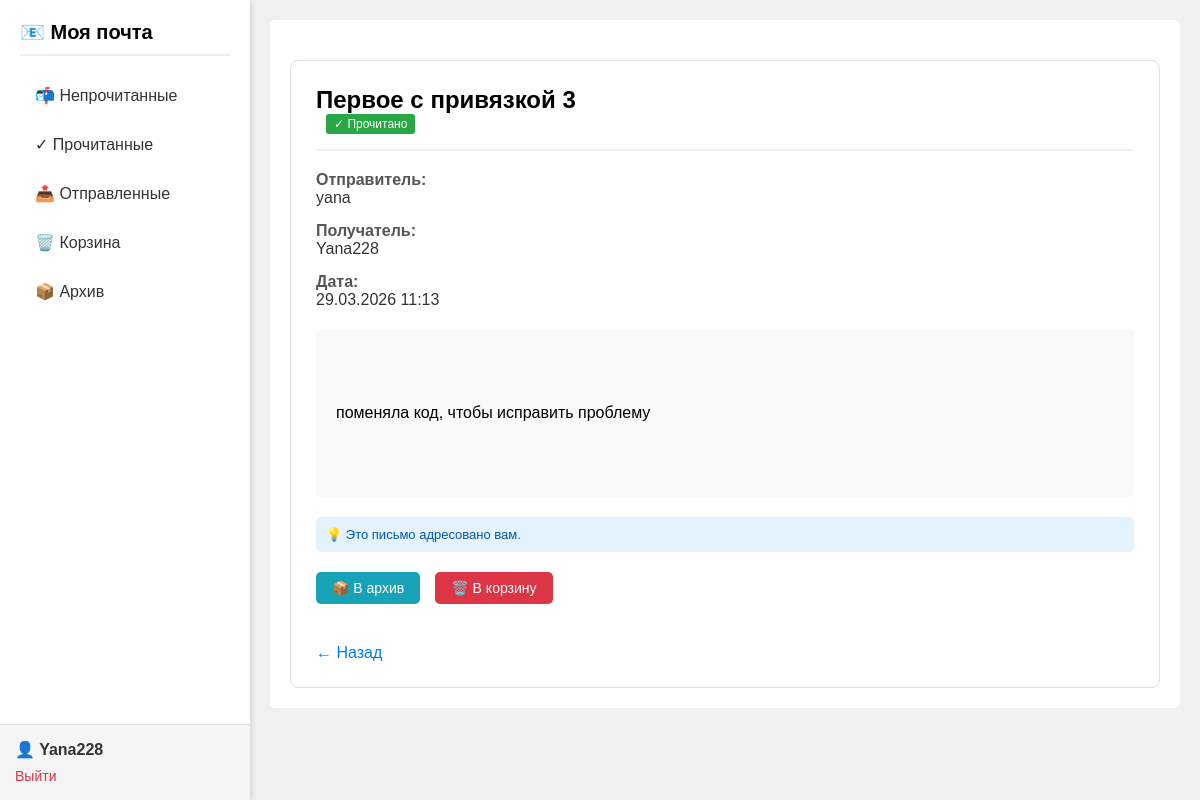
Screenshot of /email/13/ (signed in) with the database file from the repository.
### mail/models.py (models this page shows, shortened)
class Email(models.Model):
    FOLDER_CHOICES = [
        ("inbox", "Входящие"),
        ("sent", "Отправленные"),
        ("read", "Прочитанные"),
        ("unread", "Непрочитанные"),
        ("archive", "Архив"),
        ("trash", "Корзина"),
    ]
    sender = models.CharField("Отправитель (текст)", max_length=100)
    recipient = models.CharField("Получатель (текст)", max_length=100)
    subject = models.CharField("Тема", max_length=200)
    body = models.TextField("Текст письма")
    created_at = models.DateTimeField("Дата создания", auto_now_add=True)
    is_read = models.BooleanField("Прочитано", default=False)
    folder = models.CharField(
        "Папка", max_length=20, default="inbox", choices=FOLDER_CHOICES
    )
    sender_user = models.ForeignKey(
        User,
        on_delete=models.CASCADE,
        related_name="sent_emails",
        verbose_name="Отправитель (пользователь)",
        null=True,
        blank=True,
    )
    recipient_user = models.ForeignKey(
        User,
        on_delete=models.CASCADE,
        related_name="received_emails",
        verbose_name="Получатель (пользователь)",
        null=True,
        blank=True,
    )

### mail/views.py (the view)
# urls.py: path("email/<int:email_id>/", views.view_email, name="view_email"),
@login_required
def view_email(request, email_id):
    email = get_object_or_404(Email, id=email_id)
    if (
        email.recipient_user == request.user
        and email.folder == "unread"
        and not email.is_read
    ):
        email.folder = "read"
        email.is_read = True
        email.save()
        messages.success(request, "Письмо отмечено как прочитанное")
    return render(request, "mail/view_email.html", {"email": email})

### templates/mail/view_email.html (shortened to what this page needs)
{% extends 'mail/base.html' %}
{% block content %}
    <div class="email-detail">
        <div class="email-header">
            <h2 style="margin: 0;">{{ email.subject }}</h2>
            {% if email.is_read %}
                <span class="read-badge">✓ Прочитано</span>
            {% else %}
                <span class="read-badge unread-badge">● Новое</span>
            {% endif %}
        </div>
        <div class="email-info">
            <div class="email-label">Отправитель:</div>
            <div class="email-value">{{ email.sender }}</div>
        </div>
        <div class="email-info">
            <div class="email-label">Получатель:</div>
            <div class="email-value">{{ email.recipient }}</div>
        </div>
        <div class="email-info">
            <div class="email-label">Дата:</div>
            <div class="email-value">{{ email.created_at|date:"d.m.Y H:i" }}</div>
        </div>
        <div class="email-body">
            {{ email.body|linebreaks }}
        </div>
        {% if email.recipient_user == user %}
            <div class="info-note">💡 Это письмо адресовано вам.</div>
        {% elif email.sender_user == user %}
            <div class="info-note">📤 Это письмо отправлено вами.</div>
        {% endif %}
        <div class="action-buttons">
            {% if email.folder == 'archive' %}
                <form method="post" action="{% url 'mail:restore_from_archive' email.id %}">
                    {% csrf_token %}
                    <button type="submit" class="btn-restore">📂 Восстановить из архива</button>
                </form>
                <form method="post" action="{% url 'mail:move_to_trash' email.id %}">
                    {% csrf_token %}
                    <button type="submit" class="btn-trash">🗑️ В корзину</button>
                </form>
            {% elif email.folder != 'trash' %}
                <form method="post" action="{% url 'mail:move_to_archive' email.id %}">
                    <button type="submit" class="btn-archive">📦 В архив</button>
                </form>
                <form method="post" action="{% url 'mail:move_to_trash' email.id %}">
                    <button type="submit" class="btn-trash">🗑️ В корзину</button>
                </form>
            {% endif %}
        </div>
        <a href="javascript:history.back()" class="back-link">← Назад</a>
    </div>
{% endblock %}

### templates/mail/base.html (shortened to what this page needs)
<!DOCTYPE html>
<html lang="ru">
<head>
</head>
<body>
    <div class="app-container">
        <div class="sidebar">
            <div class="sidebar-top">
                <h1>📧 Моя почта</h1>
                <ul class="nav-menu">
                    <li><a href="{% url 'mail:inbox' %}" class="{% if active_tab == 'inbox' %}active{% endif %}">📬 Непрочитанные</a></li>
                    <li><a href="{% url 'mail:read' %}" class="{% if active_tab == 'read' %}active{% endif %}">✓ Прочитанные</a></li>
                    <li><a href="{% url 'mail:sent' %}" class="{% if active_tab == 'sent' %}active{% endif %}">📤 Отправленные</a></li>
                    <li><a href="{% url 'mail:trash' %}" class="{% if active_tab == 'trash' %}active{% endif %}">🗑️ Корзина</a></li>
                    <li><a href="{% url 'mail:archive' %}" class="{% if active_tab == 'archive' %}active{% endif %}">📦 Архив</a></li>
                </ul>
            </div>
            <div class="user-info-bottom">
                {% if user.is_authenticated %}
                    <div class="username">👤 {{ user.username }}</div>
                    <form method="post" action="/auth/logout/">
                        <button type="submit" class="logout-button">Выйти</button>
                    </form>
                {% else %}
                    <div class="login-links">
                        <a href="/auth/login/">Войти</a> |
                        <a href="{% url 'mail:signup' %}">Регистрация</a>
                    </div>
                {% endif %}
            </div>
        </div>
        <div class="main-content">
            <div class="content-card">
                {% block content %}
                {% endblock %}
            </div>
        </div>
    </div>
</body>
</html>

### templates/mail/base.html (style rules this page uses)
* { margin: 0; padding: 0; box-sizing: border-box; }
body { font-family: Arial, sans-serif; background: #f0f0f0; height: 100vh; overflow: hidden; }
.app-container { display: flex; height: 100vh; overflow: hidden; }
.sidebar { width: 250px; background: white; box-shadow: 2px 0 5px rgba(0,0,0,0.1); display: flex; flex-direction: column; height: 100vh; position: relative; flex-shrink: 0; }
.sidebar-top { flex: 1; overflow-y: auto; padding: 20px; }
.sidebar h1 { font-size: 20px; margin: 0 0 20px 0; padding-bottom: 10px; border-bottom: 2px solid #eee; }
.nav-menu { list-style: none; padding: 0; margin: 0; }
.nav-menu li { margin-bottom: 10px; }
.nav-menu a { display: block; padding: 10px 15px; text-decoration: none; color: #333; border-radius: 5px; transition: background 0.3s; }
.user-info-bottom { padding: 15px; background: #f5f5f5; border-top: 1px solid #e0e0e0; flex-shrink: 0; }
.user-info-bottom .username { font-weight: bold; margin-bottom: 8px; color: #333; }
.logout-button { background: none; border: none; color: #dc3545; cursor: pointer; padding: 0; font-size: 14px; text-decoration: none; font-family: inherit; }
.main-content { flex: 1; overflow-y: auto; padding: 20px; }
.content-card { background: white; border-radius: 5px; padding: 20px; }

### templates/mail/view_email.html (style rules this page uses)
.email-detail { background: white; border: 1px solid #e0e0e0; border-radius: 8px; padding: 25px; margin-top: 20px; }
.email-header { border-bottom: 2px solid #f0f0f0; padding-bottom: 15px; margin-bottom: 20px; }
.email-info { margin-bottom: 15px; }
.email-label { font-weight: bold; color: #555; width: 100px; display: inline-block; }
.email-value { color: #333; }
.email-body { background: #f9f9f9; padding: 20px; border-radius: 5px; margin: 20px 0; line-height: 1.6; white-space: pre-wrap; }
.back-link { display: inline-block; margin-top: 20px; color: #007bff; text-decoration: none; }
.read-badge { display: inline-block; background: #28a745; color: white; padding: 3px 8px; border-radius: 3px; font-size: 12px; margin-left: 10px; }
.info-note { background: #e3f2fd; padding: 10px; border-radius: 5px; margin: 20px 0 10px; font-size: 13px; color: #0056b3; }
.action-buttons { display: flex; gap: 15px; margin: 20px 0; flex-wrap: wrap; }
.action-buttons button { border: none; padding: 8px 16px; border-radius: 5px; cursor: pointer; font-size: 14px; }
.btn-trash { background: #dc3545; color: white; }
.btn-archive { background: #17a2b8; color: white; }

### rows the page displays
Email: subject "Первое с привязкой 3", sender "yana", recipient "Yana228", created_at "29.03.2026 11:13", body "поменяла код, чтобы исправить проблему"

### other values shown
{{ user.username }} "Yana228"
